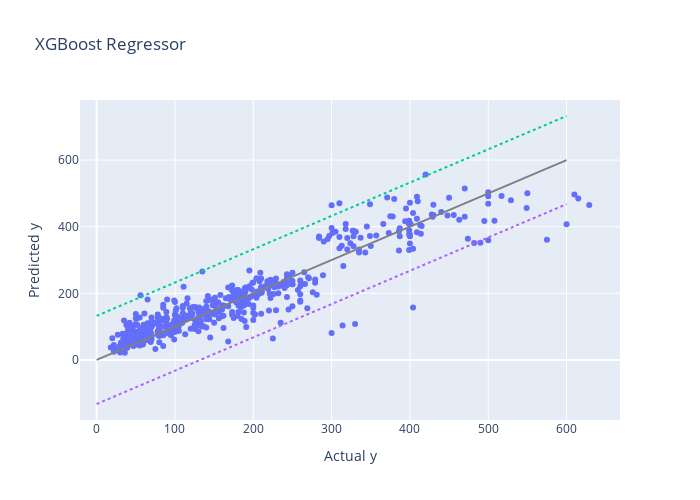
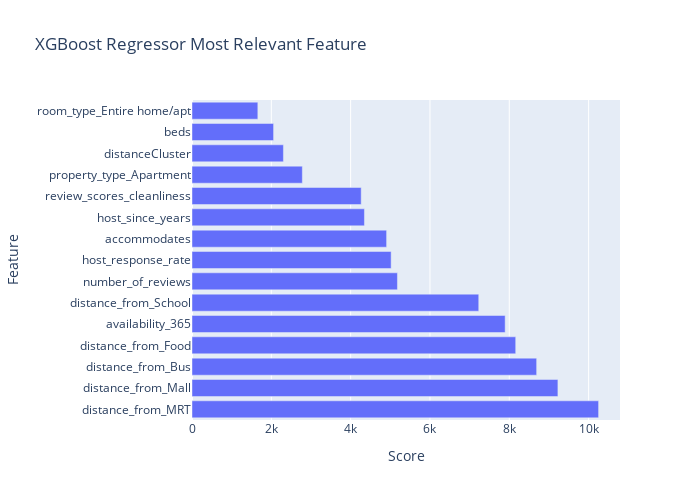

These figures' notebook cell, in order:
### Markdown cell above
### Model 3: XGBoost Regression
Similarly to gradient boosting, we can use XGBoost Regressor to model price. We will use XGBoost API to do the model fitting.

### Code cell
import xgboost as xgb

model = xgb.sklearn.XGBRegressor(tree_method='hist', objective='reg:squarederror', n_estimators = 2500,
                         learning_rate=0.01, random_state=random_state)

model.fit(X_train, y_train)

simulate(model, XXyy, 'XGBoost Regressor')

booster = model.get_booster()
feature_plot(booster.get_score().keys(), booster.get_score().values(), 'XGBoost Regressor')

### Figure 1 — Plotly figure (JSON) as saved in the notebook; plotly's stock layout.template omitted (floating-point values rounded to 4 significant figures; data arrays with more than 128 entries replaced by an {"elided": "..."} marker saying what was removed)
{"data": [{"hovertemplate": "Actual y=%{x}<br>Predicted y=%{y}<extra></extra>", "legendgroup": "", "marker": {"color": "#636efa", "symbol": "circle"}, "mode": "markers", "name": "", "orientation": "v", "showlegend": false, "type": "scatter", "x": {"elided": "555 int values"}, "xaxis": "x", "y": {"elided": "555 float values"}, "yaxis": "y"}, {"line": {"color": "gray"}, "mode": "lines", "showlegend": false, "type": "scatter", "x": [0, 600], "y": [0, 600]}, {"line": {"dash": "dot"}, "mode": "lines", "showlegend": false, "type": "scatter", "x": [0, 600], "y": [132.4, 732.4]}, {"line": {"dash": "dot"}, "mode": "lines", "showlegend": false, "type": "scatter", "x": [0, 600], "y": [-132.4, 467.6]}], "layout": {"height": 500, "legend": {"tracegroupgap": 0}, "title": {"text": "XGBoost Regressor"}, "width": 700, "xaxis": {"anchor": "y", "domain": [0, 1], "title": {"text": "Actual y"}}, "yaxis": {"anchor": "x", "domain": [0, 1], "title": {"text": "Predicted y"}}}}

### Figure 2 — Plotly figure (JSON) as saved in the notebook; plotly's stock layout.template omitted (floating-point values rounded to 4 significant figures)
{"data": [{"orientation": "h", "type": "bar", "x": [10252, 9226, 8690, 8162, 7896, 7230, 5180, 5021, 4907, 4348, 4266, 2782, 2305, 2057, 1660], "y": ["distance_from_MRT", "distance_from_Mall", "distance_from_Bus", "distance_from_Food", "availability_365", "distance_from_School", "number_of_reviews", "host_response_rate", "accommodates", "host_since_years", "review_scores_cleanliness", "property_type_Apartment", "distanceCluster", "beds", "room_type_Entire home/apt"]}], "layout": {"height": 500, "title": {"text": "XGBoost Regressor Most Relevant Feature"}, "width": 700, "xaxis": {"title": {"text": "Score"}}, "yaxis": {"title": {"text": "Feature"}}}}
